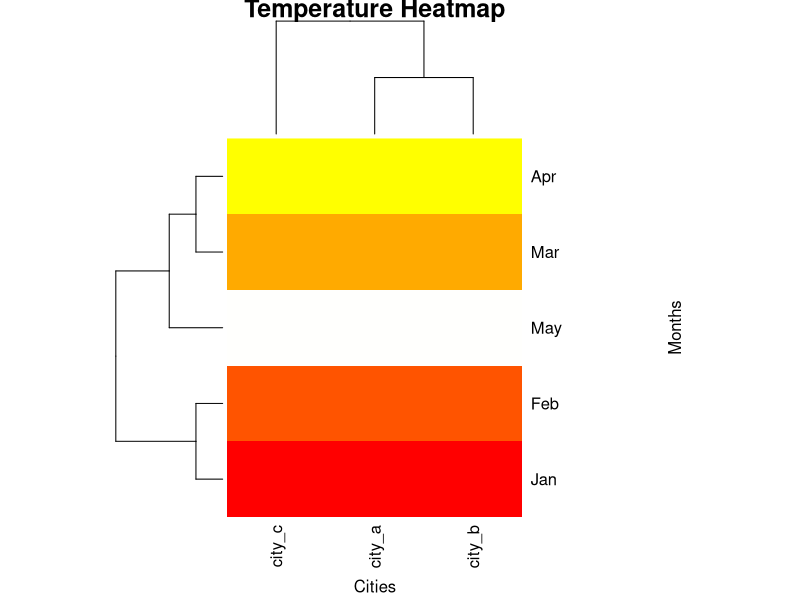

This figure's R source:
temperature_data <- data.frame(
  Month = c("Jan", "Feb", "Mar", "Apr", "May"),
  city_a = c(5, 6, 7, 8, 9),
  city_b = c(10, 11, 12, 13, 14),
  city_c = c(15, 16, 17, 18, 19)
)
rownames(temperature_data) <- temperature_data$Month
temperature_data <- temperature_data[, -1]
heatmap(as.matrix(temperature_data), 
        main = "Temperature Heatmap", 
        xlab = "Cities", ylab = "Months", 
        col = heat.colors(256), scale = "column", 
        margins = c(5, 10), 
        cexRow = 1.2,         
        cexCol = 1.2,         
        las = 2)          
